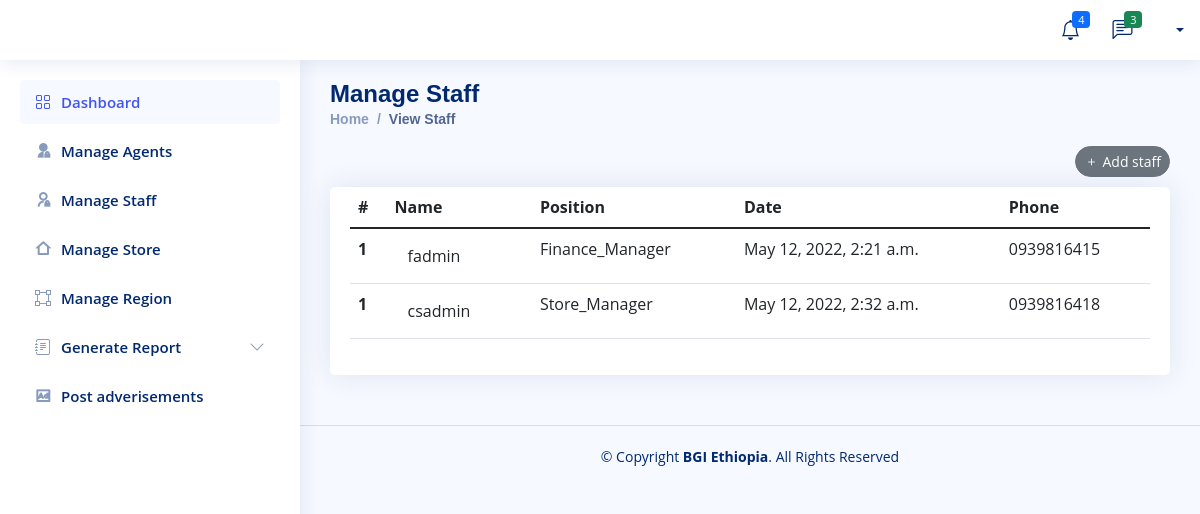
/BGI/view-staff/, run on the app's committed database.
### Company/models.py (models this page shows, shortened)
class Finance_Manager(models.Model):
    user=models.OneToOneField(User,null=True, on_delete=models.CASCADE)
    phone = models.CharField(max_length=200, null=True)
    staff=models.CharField(default='Finance_manager',max_length=50)
    profile_pic=models.ImageField(null=True,blank=True, upload_to='Profile/')
    salary = models.FloatField(null=True,blank=True)
    Adderes = models.CharField(max_length=200, null=True)
    about=models.TextField(null=True,blank=True,max_length=500)
    date_created = models.DateTimeField(auto_now_add=True, null=True)
    Telegram = models.CharField(max_length=200, null=True)
    facebook = models.CharField(max_length=200, null=True)
    instagrm = models.CharField(max_length=200, null=True)

class Company_Store_Manager(models.Model):
    user=models.OneToOneField(User,null=True, on_delete=models.CASCADE)
    Store=models.OneToOneField(Company_Store,null=True, on_delete=models.CASCADE)
    staff=models.CharField(default='Store_Manager',max_length=50)
    profile_pic=models.ImageField(null=True,blank=True, upload_to='Profile/')
    phone = models.CharField(max_length=200, null=True)
    salary = models.FloatField(null=True,blank=True)
    Adderes = models.CharField(max_length=200, null=True)
    about=models.TextField(null=True,blank=True,max_length=500)
    date_created = models.DateTimeField(auto_now_add=True, null=True)
    Telegram = models.CharField(max_length=200, null=True)
    facebook = models.CharField(max_length=200, null=True)
    instagrm = models.CharField(max_length=200, null=True)

### Company/views.py (the view)
# urls.py: path('view-staff/',views.view_staff,name='view-staff'),
def view_staff(request):
    staff_finance_manager = Finance_Manager.objects.all()
    staff_company_store_manager = Company_Store_Manager.objects.all()
    context = {
       'staff_finance_manager' :staff_finance_manager,
       'staff_company_store_manager':staff_company_store_manager,
    }
    return render(request,'Company/staffs/staff-view.html',context)

### Templates/Company/staffs/staff-view.html
{% extends 'Company/company-base.html'%}
{% block content%}
  <main id="main" class="main">
    <div class="pagetitle">
      <h1>Manage Staff</h1>
      <nav>
        <ol class="breadcrumb">
          <li class="breadcrumb-item"><a href="admin.html">Home</a></li>
          <li class="breadcrumb-item active">View Staff</li>
        </ol>
        <div class="text-end">
            <a href="{% url 'add-staff' %}" class="item-end">
                <button type="button" class="btn btn-sm rounded-pill btn-secondary"><i class="bi bi-plus me-1"></i>Add staff</button>
              </a>
        </div>
      </nav>
    </div>
    <section class="section">
        <div class="row">
          <div class="col-lg-12">
            <div class="card">
              <div class="card-body">
                <table class="table datatable">
                  <thead>
                    <tr>
                      <th scope="col">#</th>
                      <th scope="col">Name</th>
                      <th scope="col">Position</th>
                      <th scope="col">Date</th>
                      <th scope="col">Phone</th>
                    </tr>
                  </thead>
                  <tbody>
                 {% for staff in staff_finance_manager %}
                    <tr>
                      <th scope="row">1</th>
                      <td><a href="{% url 'staff-detail' staff.id  staff.staff %}" class="btn">{{staff.user.username}}</a></td>
                      <td>{{staff.staff}}</td>
                      <td>{{staff.date_created }}</td>
                      <td>{{staff.phone}}</td>
                    </tr>
                {% endfor %}
                {% for staff in staff_company_store_manager %}
                    <tr>
                      <th scope="row">1</th>
                      <td><a href="{% url 'staff-detail' staff.id staff.staff %}" class="btn">{{staff.user.username}}</a></td>
                      <td>{{staff.staff}}</td>
                      <td>{{staff.date_created }}</td>
                      <td>{{staff.phone}}</td>
                    </tr>
                {% endfor %}
                  </tbody>
                </table>
              </div>
            </div>
          </div>
        </div>
      </section>
  </main>
{% endblock %}

### static/assets/css/style.css (style rules this page uses)
:root { scroll-behavior: smooth; }
body { font-family: "Open Sans", sans-serif; background: #f6f9ff; color: #444444; }
a { color: #4154f1; text-decoration: none; }
h1, h2, h3, h4, h5, h6 { font-family: "Nunito", sans-serif; }
#main { margin-top: 60px; padding: 20px 30px; transition: all 0.3s; }
.pagetitle { margin-bottom: 10px; }
.pagetitle h1 { font-size: 24px; margin-bottom: 0; font-weight: 600; color: #012970; }
.card { margin-bottom: 30px; border: none; border-radius: 5px; box-shadow: 0px 0 30px rgba(1, 41, 112, 0.1); }
.card-body { padding: 0 20px 20px 20px; }
.breadcrumb { font-size: 14px; font-family: "Nunito", sans-serif; color: #899bbd; font-weight: 600; }
.breadcrumb a { color: #899bbd; transition: 0.3s; }
.breadcrumb .breadcrumb-item::before { color: #899bbd; }
.breadcrumb .active { color: #51678f; font-weight: 600; }
@media (min-width: 1200px) { #main, #footer { margin-left: 300px; } }

### data on the page
Finance_Manager: user.username "fadmin", staff "Finance_Manager", date_created "May 12, 2022, 2:21 a.m.", phone "0939816415"
Company_Store_Manager: user.username "csadmin", staff "Store_Manager", date_created "May 12, 2022, 2:32 a.m.", phone "0939816418"
